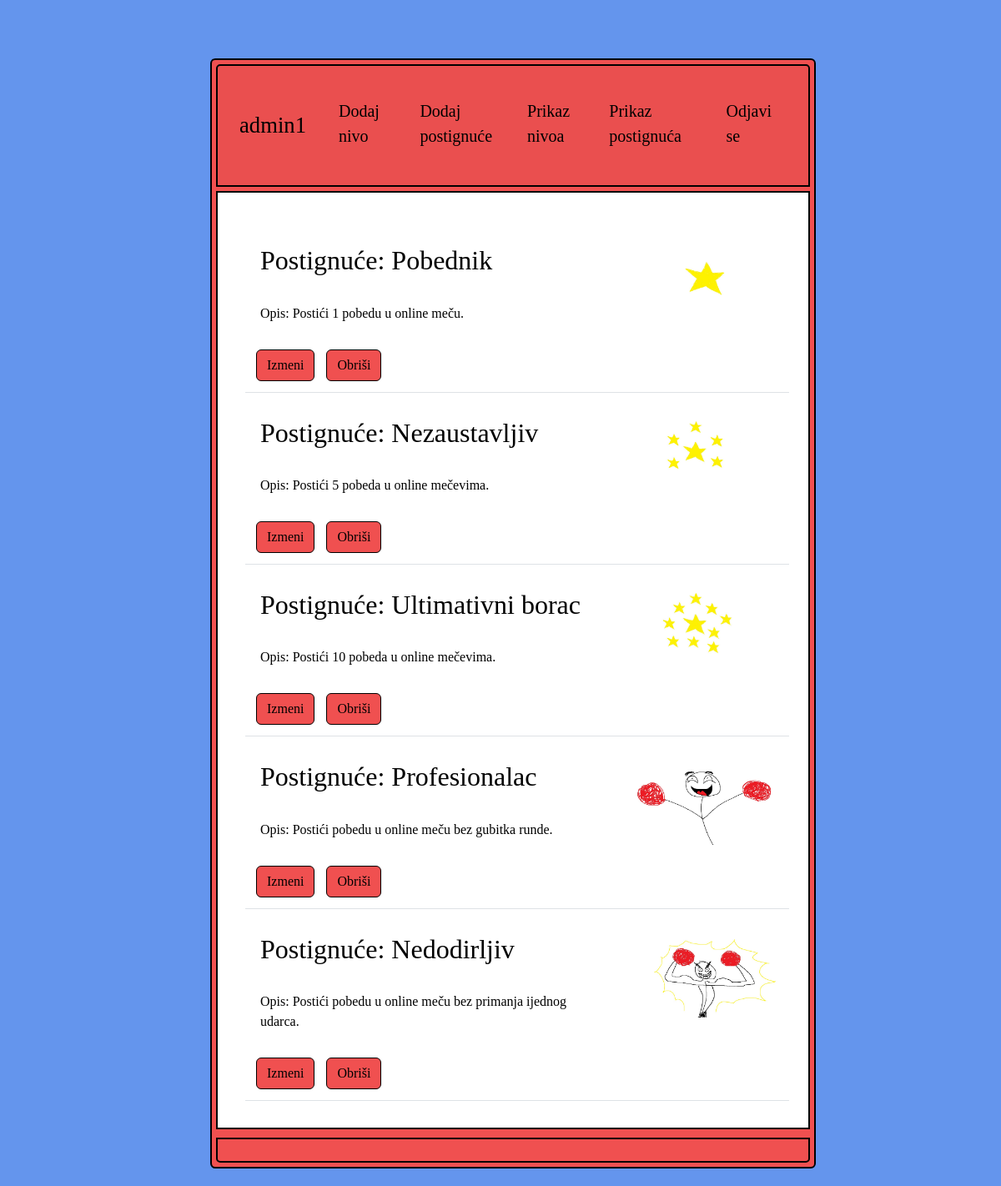
The app's page /prikazNalogaAdminPostignuca.php (signed in) with its own data.
### tables this page shows
CREATE TABLE `postignuca` (
  `IdPostignuca` int(10) UNSIGNED NOT NULL,
  `NazivPostignuca` varchar(50) NOT NULL,
  `Opis` varchar(255) NOT NULL,
  `Img` varchar(50) NOT NULL
);

### prikazNalogaAdminPostignuca.php (the view, shortened to what this page needs)
<!DOCTYPE html>
<html lang="en">
<head>
</head>
<body>
</body>
</html>
<!DOCTYPE html>
<html lang="en">
<head>
    <link href="https://cdn.jsdelivr.net/npm/bootstrap@5.3.3/dist/css/bootstrap.min.css" rel="stylesheet">
    <link rel="stylesheet" href="./CSS/prikazNalogaAdmin.css" type="text/css">
</head>
<body>
    <div class="container">
        <div class="row">
            <div class="col-2">
            </div>
            <div class="col-8">
                <div class= "card">
                    <div class="card-header">
                        <nav class="navbar navbar-expand-lg">
                            <a class="navbar-brand" href="./prikazNalogaAdmin.php">
                                <?php
                                    echo $_SESSION['KorisnickoIme'];
                                ?>
                            </a>
                            <div class="collapse navbar-collapse" id="navbarNav">
                                <ul class="navbar-nav mr-auto">
                                    <li class="nav-item active">
                                        <a class="nav-link" href="./prikazNalogaAdmin.php">Dodaj nivo<span class="sr-only">  </span></a>
                                    </li>
                                    <li class="nav-item">
                                        <a class="nav-link" href="./prikazNalogaAdminDodajPostignuce.php">Dodaj postignuće</a>
                                    </li>
                                    <li class="nav-item">
                                        <a class="nav-link" href="./prikazNalogaAdminNivoi.php">Prikaz nivoa</a>
                                    </li>
                                    <li class="nav-item">
                                        <a class="nav-link" href="./prikazNalogaAdminPostignuca.php">Prikaz postignuća</a>
                                    </li>
                                </ul>
                                <ul class="navbar-nav ml-auto">
                                    <li class="nav-item">
                                        <a class="nav-link" href="./PHP/logoutAdmin.php">Odjavi se</a>
                                    </li>
                                </ul>
                            </div>
                        </nav>
                    </div>
                    <div class="card-body">
                        <div class="container">
                                <?php
                                    include_once ("./PHP/connection.php");
                                    $query = "SELECT * FROM postignuca";
                                    $result = $connection->query($query);
                                    if($result->num_rows>0)
                                    {
                                        while($row = $result->fetch_assoc())
                                        {
                                            echo '<table class="table">';
                                            echo '<tbody>';
                                            echo '    <td class="col-md-4 mb-4">';
                                            echo '      <div>';
                                            echo '           <h2>Postignuće: ' . $row['NazivPostignuca']  . '</h2>';
                                            echo '       </div>';
                                            echo '       <div>';
                                            echo '       <br>';
                                            echo '           <p>Opis: ' .  $row['Opis'] . '</p>';   echo '';
                                            echo '       </div>';
                                            echo '       <a href="./izmeniPostignuceForma.php?id=' . $row['IdPostignuca'] . ' " class="btn btn-primary btn-block">Izmeni</a> ';
                                            echo '       <a href="./PHP/ukloniPostignuce.php?id=' . $row['IdPostignuca'] . ' " class="btn btn-primary btn-block">Obriši</a> ';
                                            echo '   </td>';
                                            echo '   <td class="col-md-2 mb-4">';
                                            echo '       <img src=" ' .  $row['Img'] .' " class="img-fluid gallery-image" alt=" ' .  $row['NazivPostignuca'] .' ">';
                                            echo '   </td>';
                                            echo '</tbody>';
                                            echo '</table>';
                                        }
                                    }
                                ?>
                        </div>
                    </div>
                    <div class="card-footer">
                    </div>
                </div>
            </div>
        </div>
    </div>
</body>
</html>

### CSS/prikazNalogaAdmin.css (style rules this page uses)
* { margin: 5px; }
body { display: flex; background-color:cornflowerblue; font-family:cursive; justify-content: center; align-items: center; }
.container { margin-top: 5%; align-self: center; align-items: center; }
.row { align-self: center; }
.card { background-color: rgb(240, 80, 80); display:flex; justify-content: center; justify-self: center; border: 2px solid black; -webkit-text-fill-color: black; }
.card-header { display: grid; border: 2px solid black; font-size: 15pt; justify-content: center; justify-self: center; }
.navbar-brand { font-size: 20pt; }
.nav-item > a { margin: auto; padding: auto; -webkit-text-fill-color: black; border-bottom: 5px dotted transparent; }
.card-body { border: 2px solid black; background-color: white; }
.btn { margin-top: 15px; }
.btn-primary { background-color: rgb(240, 80, 80); -webkit-text-fill-color: black; border-color: black; }
.card-footer { background-color: rgb(240, 80, 80); display: grid; border: 2px solid black; font-size: 15pt; justify-content: center; justify-self: center; }

### records on screen
postignuca: NazivPostignuca "Pobednik", Opis "Postići 1 pobedu u online meču.", Img+NazivPostignuca (picture)
postignuca: NazivPostignuca "Nezaustavljiv", Opis "Postići 5 pobeda u online mečevima.", Img+NazivPostignuca (picture)
postignuca: NazivPostignuca "Ultimativni borac", Opis "Postići 10 pobeda u online mečevima.", Img (picture)
postignuca: NazivPostignuca "Profesionalac", Opis "Postići pobedu u online meču bez gubitka runde.", Img+NazivPostignuca (picture)
postignuca: NazivPostignuca "Nedodirljiv", Opis "Postići pobedu u online meču bez primanja ijednog udarca.", Img (picture)

### other values on screen
$_SESSION['KorisnickoIme'] "admin1"
